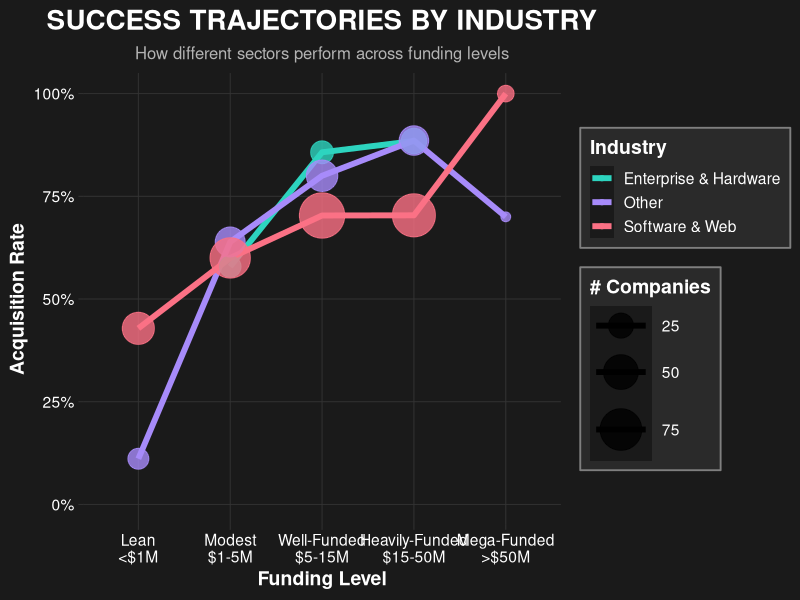
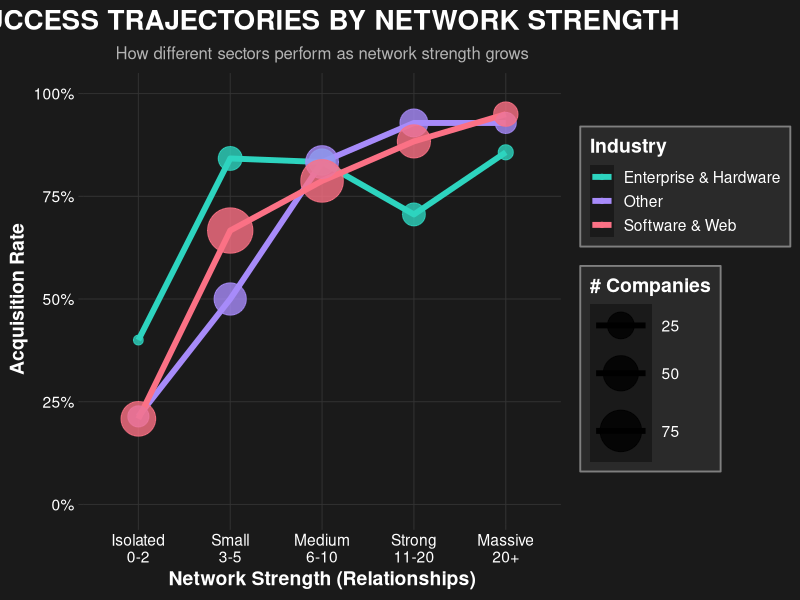
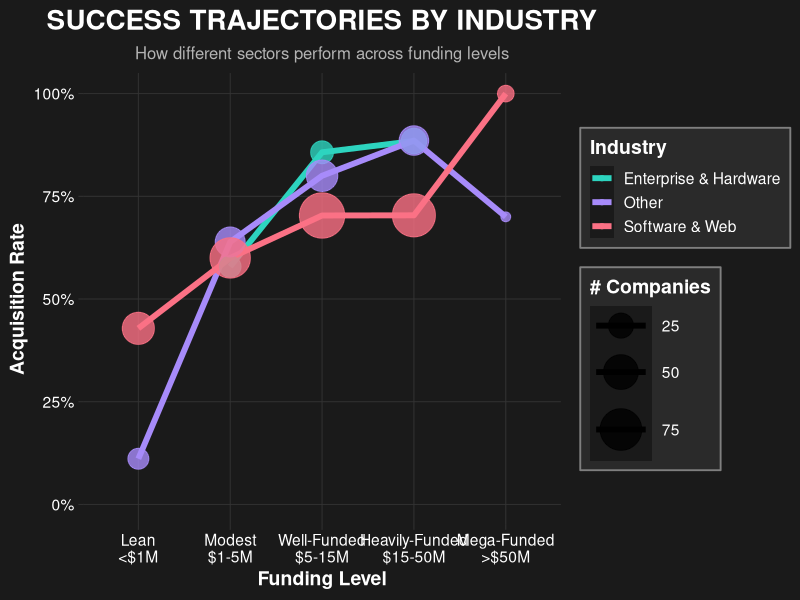
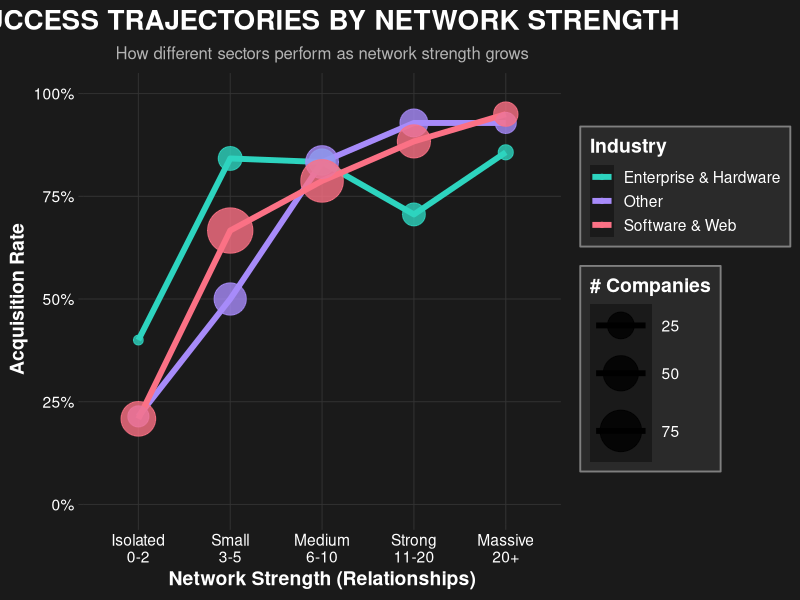

The R script that drew these images, in order: (Note: this script raises an error after producing the figures.)
## ---- chunk 1
knitr::opts_chunk$set(echo = TRUE, warning = FALSE, message = FALSE)
## ---- chunk 2
library(tidyverse)
library(ggplot2)
library(scales)
library(maps)
library(viridis)
library(readr)
## ---- chunk 3
# Load the dataset
startup_data <- read_csv("../data/02-processed/startup_data.csv", show_col_types = FALSE)

cat("Dataset loaded:", nrow(startup_data), "rows\n")
## ---- chunk 4
# Prepare data for industry success visualization
industry_success <- startup_data %>%
    filter(!is.na(funding_total_usd), funding_total_usd > 0,
           !is.na(category_code), category_code != "",
           !is.na(status), status != "") %>%
    mutate(
        category_code = str_trim(as.character(category_code)) %>% 
            str_replace_all("_", " ") %>% 
            str_to_title(),
        status = str_trim(tolower(as.character(status))),
        funding_total_usd = as.numeric(funding_total_usd),
        funding_level = case_when(
            funding_total_usd < 1e6 ~ "Lean\n<$1M",
            funding_total_usd < 5e6 ~ "Modest\n$1-5M",
            funding_total_usd < 15e6 ~ "Well-Funded\n$5-15M",
            funding_total_usd < 50e6 ~ "Heavily-Funded\n$15-50M",
            TRUE ~ "Mega-Funded\n>$50M"
        ),
        funding_level = factor(funding_level, levels = c(
            "Lean\n<$1M", "Modest\n$1-5M", "Well-Funded\n$5-15M", 
            "Heavily-Funded\n$15-50M", "Mega-Funded\n>$50M"
        ))
    )

top_cats <- industry_success %>%
    count(category_code, sort = TRUE) %>%
    head(5) %>%
    pull(category_code)

industry_funding_success <- industry_success %>%
    filter(category_code %in% top_cats) %>%
    group_by(funding_level, category_code) %>%
    summarise(
        total = n(),
        acquired = sum(status == "acquired"),
        acquisition_rate = acquired / total,
        .groups = "drop"
    ) %>%
    filter(total >= 5)

industry_funding_success <- industry_funding_success %>%
    mutate(
        category_display = case_when(
            str_detect(category_code, "Software") ~ "Software & Web",
            str_detect(category_code, "Web") ~ "Software & Web",
            str_detect(category_code, "Enterprise") ~ "Enterprise & Hardware",
            str_detect(category_code, "Hardware") ~ "Enterprise & Hardware",
            str_detect(category_code, "Biotech") ~ "Life Sciences",
            str_detect(category_code, "Games") ~ "Consumer & Media",
            str_detect(category_code, "Media") ~ "Consumer & Media",
            TRUE ~ "Other"
        )
    ) %>%
    group_by(funding_level, category_display) %>%
    summarise(
        acquired = sum(acquired),
        total = sum(total),
        .groups = "drop"
    ) %>%
    mutate(acquisition_rate = acquired / total)

p1 <- ggplot(industry_funding_success, 
             aes(x = funding_level, y = acquisition_rate, 
                 color = category_display, group = category_display,
                 size = total)) +
    geom_line(linewidth = 2) +
    geom_point(alpha = 0.8) +
    scale_y_continuous(labels = percent_format(), limits = c(0, 1)) +
    scale_size_continuous(range = c(3, 15), name = "# Companies") +
    scale_color_manual(
        values = c(
            "Consumer & Media" = "#F4B942",
            "Enterprise & Hardware" = "#2DD4BF", 
            "Life Sciences" = "#22D3EE",
            "Other" = "#A78BFA",
            "Software & Web" = "#FB7185"
        ),
        name = "Industry"
    ) +
    labs(
        title = "SUCCESS TRAJECTORIES BY INDUSTRY",
        subtitle = "How different sectors perform across funding levels",
        x = "Funding Level",
        y = "Acquisition Rate"
    ) +
    theme_dark(base_size = 14) +
    theme(
        plot.background = element_rect(fill = "#1a1a1a", color = NA),
        panel.background = element_rect(fill = "#1a1a1a", color = NA),
        panel.grid.major = element_line(color = "#333333"),
        panel.grid.minor = element_blank(),
        plot.title = element_text(color = "white", size = 20, face = "bold", hjust = 0.5),
        plot.subtitle = element_text(color = "gray70", size = 12, hjust = 0.5),
        axis.text = element_text(color = "white"),
        axis.title = element_text(color = "white", face = "bold"),
        legend.background = element_rect(fill = "#2a2a2a", color = "gray50"),
        legend.text = element_text(color = "white"),
        legend.title = element_text(color = "white", face = "bold")
    )

print(p1)
ggsave("success_trajectories_by_industry.png", p1, width = 12, height = 8, dpi = 300, bg = "#1a1a1a")
## ---- chunk 5
# Prepare data for network strength visualization
network_success <- startup_data %>%
    filter(!is.na(relationships), relationships > 0,
           !is.na(status), status != "") %>%
    mutate(
        relationships = as.numeric(relationships),
        status = str_trim(tolower(as.character(status))),
        category_code = str_trim(as.character(category_code)) %>% 
            str_replace_all("_", " ") %>% 
            str_to_title(),
        network_level = case_when(
            relationships <= 2 ~ "Isolated\n0-2",
            relationships <= 5 ~ "Small\n3-5",
            relationships <= 10 ~ "Medium\n6-10",
            relationships <= 20 ~ "Strong\n11-20",
            TRUE ~ "Massive\n20+"
        ),
        network_level = factor(network_level, levels = c(
            "Isolated\n0-2", "Small\n3-5", "Medium\n6-10", 
            "Strong\n11-20", "Massive\n20+"
        ))
    )

top_cats_network <- network_success %>%
    count(category_code, sort = TRUE) %>%
    head(5) %>%
    pull(category_code)

network_industry_success <- network_success %>%
    filter(category_code %in% top_cats_network) %>%
    group_by(network_level, category_code) %>%
    summarise(
        total = n(),
        acquired = sum(status == "acquired"),
        acquisition_rate = acquired / total,
        .groups = "drop"
    ) %>%
    filter(total >= 5) %>%
    mutate(
        category_display = case_when(
            str_detect(category_code, "Software") ~ "Software & Web",
            str_detect(category_code, "Web") ~ "Software & Web",
            str_detect(category_code, "Enterprise") ~ "Enterprise & Hardware",
            str_detect(category_code, "Hardware") ~ "Enterprise & Hardware",
            str_detect(category_code, "Biotech") ~ "Life Sciences",
            str_detect(category_code, "Games") ~ "Consumer & Media",
            TRUE ~ "Other"
        )
    ) %>%
    group_by(network_level, category_display) %>%
    summarise(
        acquired = sum(acquired),
        total = sum(total),
        .groups = "drop"
    ) %>%
    mutate(acquisition_rate = acquired / total)

p2 <- ggplot(network_industry_success, 
             aes(x = network_level, y = acquisition_rate, 
                 color = category_display, group = category_display,
                 size = total)) +
    geom_line(linewidth = 2) +
    geom_point(alpha = 0.8) +
    scale_y_continuous(labels = percent_format(), limits = c(0, 1)) +
    scale_size_continuous(range = c(3, 15), name = "# Companies") +
    scale_color_manual(
        values = c(
            "Consumer & Media" = "#F4B942",
            "Enterprise & Hardware" = "#2DD4BF",
            "Life Sciences" = "#22D3EE",
            "Other" = "#A78BFA",
            "Software & Web" = "#FB7185"
        ),
        name = "Industry"
    ) +
    labs(
        title = "SUCCESS TRAJECTORIES BY NETWORK STRENGTH",
        subtitle = "How different sectors perform as network strength grows",
        x = "Network Strength (Relationships)",
        y = "Acquisition Rate"
    ) +
    theme_dark(base_size = 14) +
    theme(
        plot.background = element_rect(fill = "#1a1a1a", color = NA),
        panel.background = element_rect(fill = "#1a1a1a", color = NA),
        panel.grid.major = element_line(color = "#333333"),
        panel.grid.minor = element_blank(),
        plot.title = element_text(color = "white", size = 20, face = "bold", hjust = 0.5),
        plot.subtitle = element_text(color = "gray70", size = 12, hjust = 0.5),
        axis.text = element_text(color = "white"),
        axis.title = element_text(color = "white", face = "bold"),
        legend.background = element_rect(fill = "#2a2a2a", color = "gray50"),
        legend.text = element_text(color = "white"),
        legend.title = element_text(color = "white", face = "bold")
    )

print(p2)
ggsave("success_trajectories_by_network_strength.png", p2, width = 12, height = 8, dpi = 300, bg = "#1a1a1a")
## ---- chunk 6
# Prepare data for state density map
us_states <- map_data("state")

state_lookup <- data.frame(
    state_code = c("AL", "AK", "AZ", "AR", "CA", "CO", "CT", "DE", "FL", "GA",
                   "HI", "ID", "IL", "IN", "IA", "KS", "KY", "LA", "ME", "MD",
                   "MA", "MI", "MN", "MS", "MO", "MT", "NE", "NV", "NH", "NJ",
                   "NM", "NY", "NC", "ND", "OH", "OK", "OR", "PA", "RI", "SC",
                   "SD", "TN", "TX", "UT", "VT", "VA", "WA", "WV", "WI", "WY", "DC"),
    state_name = tolower(c("Alabama", "Alaska", "Arizona", "Arkansas", "California", 
                           "Colorado", "Connecticut", "Delaware", "Florida", "Georgia",
                           "Hawaii", "Idaho", "Illinois", "Indiana", "Iowa", "Kansas", 
                           "Kentucky", "Louisiana", "Maine", "Maryland",
                           "Massachusetts", "Michigan", "Minnesota", "Mississippi", "Missouri", 
                           "Montana", "Nebraska", "Nevada", "New Hampshire", "New Jersey",
                           "New Mexico", "New York", "North Carolina", "North Dakota", "Ohio", 
                           "Oklahoma", "Oregon", "Pennsylvania", "Rhode Island", "South Carolina",
                           "South Dakota", "Tennessee", "Texas", "Utah", "Vermont", "Virginia", 
                           "Washington", "West Virginia", "Wisconsin", "Wyoming", "District of Columbia"))
)

state_data <- startup_data %>%
    filter(!is.na(state_code), state_code != "") %>%
    mutate(state_code = str_trim(toupper(as.character(state_code)))) %>%
    group_by(state_code) %>%
    summarise(total_companies = n(), .groups = "drop") %>%
    left_join(state_lookup, by = "state_code") %>%
    filter(!is.na(state_name))

map_data_companies <- us_states %>%
    left_join(state_data, by = c("region" = "state_name"))

ca_count <- state_data %>% filter(state_code == "CA") %>% pull(total_companies)

p3 <- ggplot(map_data_companies, aes(x = long, y = lat, group = group)) +
    geom_polygon(aes(fill = total_companies), color = "white", size = 0.3) +
    coord_map("albers", lat0 = 39, lat1 = 45) +
    scale_fill_viridis(
        option = "plasma",
        name = "Number of\nStartups",
        labels = comma,
        na.value = "gray90",
        trans = "log10",
        breaks = c(1, 5, 10, 50, 100)
    ) +
    labs(
        title = "Startup Density Across America",
        subtitle = "Number of startups by state (log scale)",
        caption = paste0("California dominates with ", ca_count, " startups")
    ) +
    theme_void(base_size = 14) +
    theme(
        plot.title = element_text(size = 20, face = "bold", hjust = 0.5),
        plot.subtitle = element_text(size = 13, hjust = 0.5, color = "gray40"),
        plot.caption = element_text(size = 11, hjust = 0.5, margin = margin(t = 10)),
        legend.position = "right",
        legend.title = element_text(face = "bold"),
        plot.background = element_rect(fill = "white", color = NA),
        plot.margin = margin(20, 20, 20, 20)
    )

print(p3)
ggsave("startup_density_across_america.png", p3, width = 12, height = 8, dpi = 300, bg = "white")
